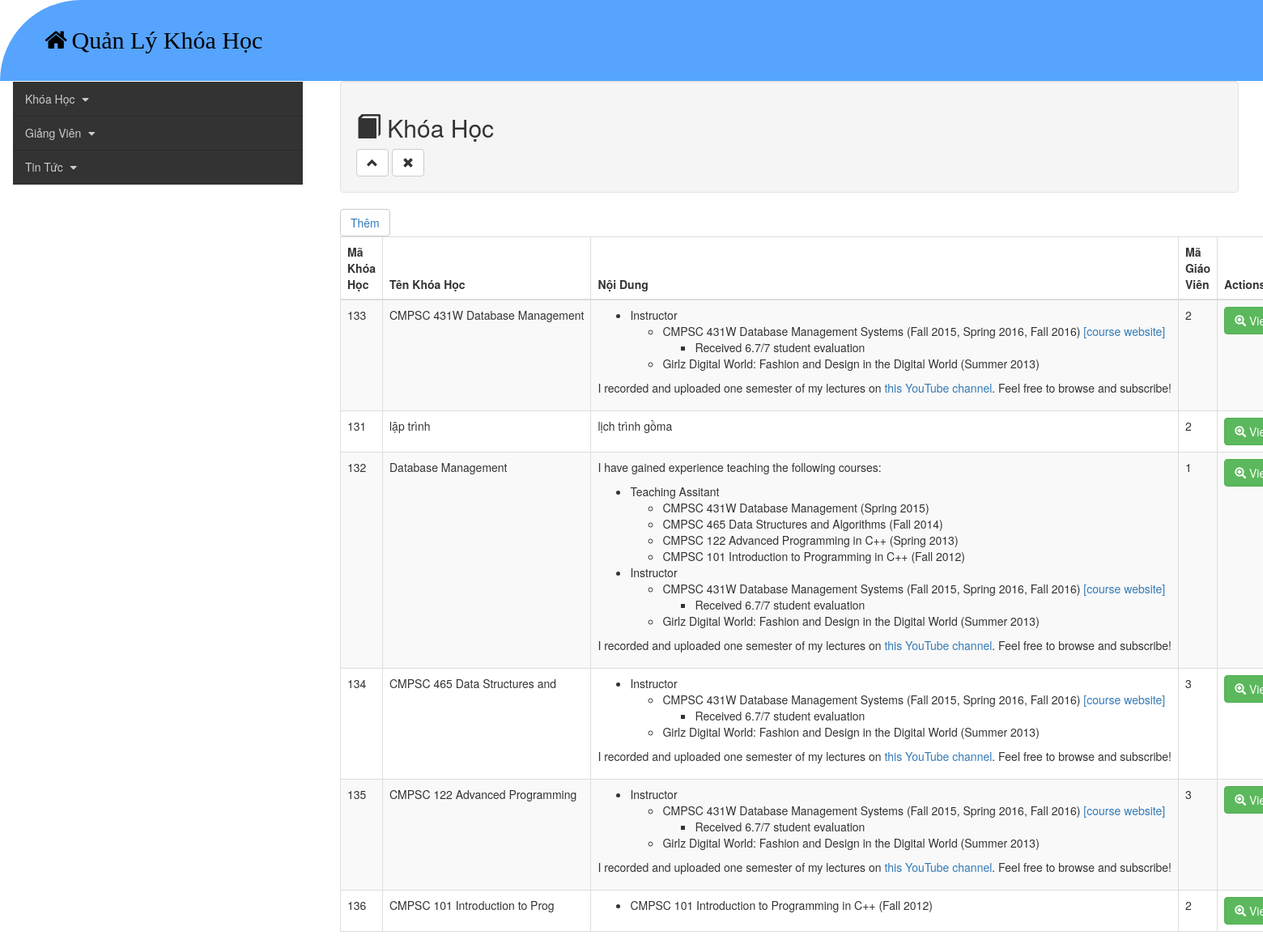
Screenshot of /2.Sources/khoahoc/qlkhoahoc.php with the database file from the repository.
### tables this page shows
CREATE TABLE `khoahoc` (
  `ma_kh` int(30) NOT NULL,
  `ten_kh` varchar(30) NOT NULL,
  `Ma_GV` int(10) NOT NULL,
  `noidungkh` varchar(1000) NOT NULL
);

### 2.Sources/khoahoc/qlkhoahoc.php (the view, shortened to what this page needs)
<!DOCTYPE html>
<html lang="en">
<head>
	<link href="../css/QLKH.css" rel="stylesheet" type="text/css"/>
	<link rel="stylesheet" href="https://maxcdn.bootstrapcdn.com/bootstrap/3.3.7/css/bootstrap.min.css">
	<link rel="stylesheet" href="https://cdnjs.cloudflare.com/ajax/libs/font-awesome/4.7.0/css/font-awesome.min.css">
</head>
<body>
	<div id="QLKH-header">
		<a class="active" href="#"><i class="fa fa-fw fa-home"></i>Quản Lý Khóa Học</a>
	</div>
		<div id="ad-main">
		<div class="container-fluid">
			<div class="row">
				<?php include 'sidebar.php' ?>
				<main class="col-md-9 col-xs-11 p-l-2 p-t-2">
					<div class="box col-md-12">
							<div class="box-inner">
							<div class="box-header well" data-original-title="">
							<h2><i class="glyphicon glyphicon-book"></i> Khóa Học</h2>
							<div class="box-icon">
							<a href="#" class="btn btn-minimize btn-round btn-default"><i class="glyphicon glyphicon-chevron-up"></i></a>
							<a href="#" class="btn btn-close btn-round btn-default"><i class="glyphicon glyphicon-remove"></i></a>
							</div>
							</div>
							<div class="insert">
								<button type="button" class="btn btn-default">
									<a href="themkh.php">Thêm</a>
								</button>
							</div>
							<div class="box-content" style="display: block;">
							<table class="table table-striped table-bordered responsive">
							<thead>
							<tr>
							<th>Mã Khóa Học</th>
							<th>Tên Khóa Học</th>
							<th>Nội Dung</th>
							<th>Mã Giáo Viên</th>
							<th>Actions</th>
							</tr>
							</thead>
							<tbody>
								<?php
								$conn = mysqli_connect('localhost' , 'root' , '' , 'quanlykhoahoc');
								mysqli_set_charset($conn , 'UTF8');
								$sql = "SELECT * FROM `khoahoc`";
								$results=mysqli_query($conn,$sql);
								while($row = mysqli_fetch_assoc($results))
						{?>
							<tr>
							<td><?php echo $row['ma_kh'];?></td>
							<td class="center"><?php echo $row['ten_kh'];?></td>
							<td class="center"><?php echo $row['noidungkh'];?></td>
							<td class="center"><?php echo $row['Ma_GV'];?></td>
							<td class="center">
							<a class="btn btn-success" href="">
							<i class="glyphicon glyphicon-zoom-in icon-white"></i>
							View
							</a>
							</td>
							</tr>
							<?php }?>
							</tbody>
							</table>
							</div>
							</div>
							</div>
				</main>
			</div>
		</div>
	</div>
</body>
</html>

### 2.Sources/css/QLKH.css (style rules this page uses)
body { margin: 0px; padding: 0px; }
#QLKH-header { display: flex; height: 100px; width: 100%; background: #56A4FE; border-radius :100px 0px 0px 0px; }
#QLKH-header a.active { font-size: 30px; line-height: 100px; margin-left: 50px; font-family: Gotham; color: #000; text-decoration: none; }
.center { text-overflow: ellipsis; overflow: hidden; white-space: nowrap; width: 50%; height: 50px; }

### rows the page displays
khoahoc: ma_kh "133", ten_kh "CMPSC 431W Database Management", noidungkh "Instructor CMPSC 431W Database Management Systems (Fall 2015, Spring 2016, Fall 2016) [course website] Received 6.7/7 student evaluation Girlz Digital World: Fashion and Design in the Digital World (Summer 2013) I recorded and uploaded one semester of my lectures on this YouTube channel . Feel free to browse and subscribe!", Ma_GV "2"
khoahoc: ma_kh "131", ten_kh "lập trình", noidungkh "lịch trình gồma", Ma_GV "2"
khoahoc: ma_kh "132", ten_kh "Database Management", noidungkh "I have gained experience teaching the following courses: Teaching Assitant CMPSC 431W Database Management (Spring 2015) CMPSC 465 Data Structures and Algorithms (Fall 2014) CMPSC 122 Advanced Programming in C++ (Spring 2013) CMPSC 101 Introduction to Programming in C++ (Fall 2012) Instructor CMPSC 431W Database Management Systems (Fall 2015, Spring 2016, Fall 2016) [course website] Received 6.7/7 student evaluation Girlz Digital World: Fashion and Design in the Digital World (Summer 2013) I recorded and uploaded one semester of my lectures on this YouTube channel . Feel free to browse and subscribe!", Ma_GV "1"
khoahoc: ma_kh "134", ten_kh "CMPSC 465 Data Structures and", noidungkh "Instructor CMPSC 431W Database Management Systems (Fall 2015, Spring 2016, Fall 2016) [course website] Received 6.7/7 student evaluation Girlz Digital World: Fashion and Design in the Digital World (Summer 2013) I recorded and uploaded one semester of my lectures on this YouTube channel . Feel free to browse and subscribe!", Ma_GV "3"
khoahoc: ma_kh "135", ten_kh "CMPSC 122 Advanced Programming", noidungkh "Instructor CMPSC 431W Database Management Systems (Fall 2015, Spring 2016, Fall 2016) [course website] Received 6.7/7 student evaluation Girlz Digital World: Fashion and Design in the Digital World (Summer 2013) I recorded and uploaded one semester of my lectures on this YouTube channel . Feel free to browse and subscribe!", Ma_GV "3"
khoahoc: ma_kh "136", ten_kh "CMPSC 101 Introduction to Prog", noidungkh "CMPSC 101 Introduction to Programming in C++ (Fall 2012)", Ma_GV "2"
